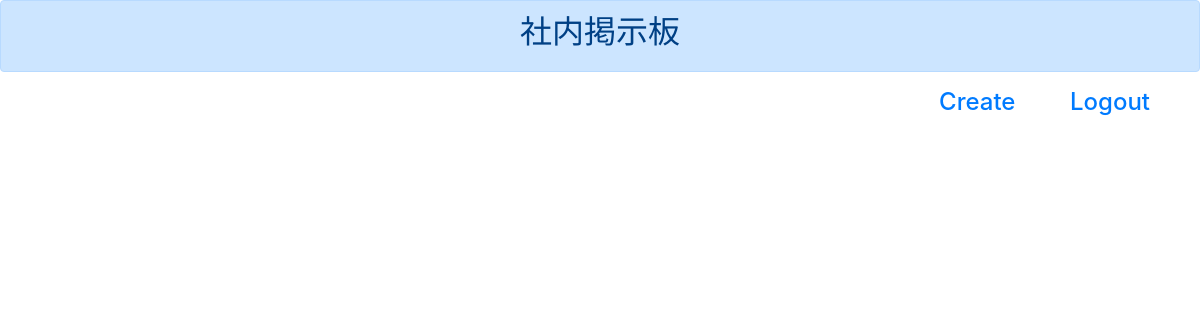
Page /list/ (signed in) on the earlier database version.
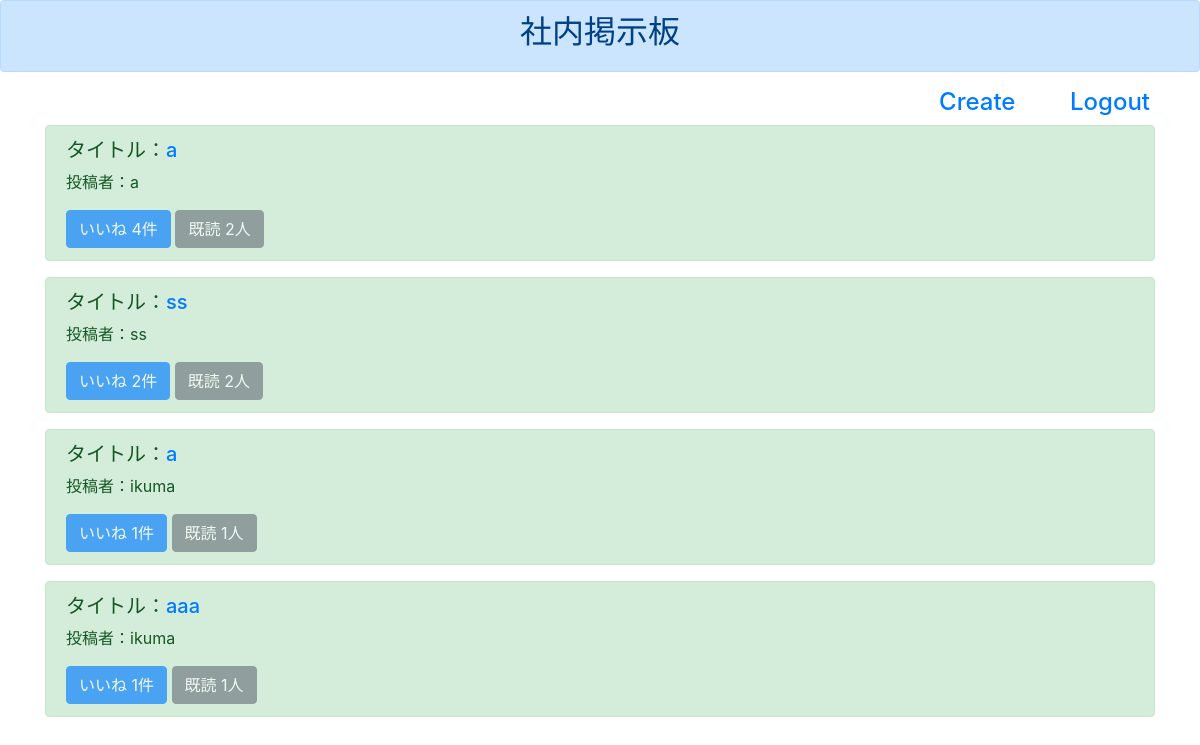
Same page on the later database version.
### boardapp/models.py (models this page shows)
class BoardModel(models.Model):
    title = models.CharField(max_length=100)
    content = models.TextField()
    author = models.CharField(max_length=50)
    snsimage = models.ImageField(upload_to='')
    good = models.IntegerField(null=True, blank=True, default=0)
    read = models.IntegerField(null=True, blank=True, default=0)
    readtext = models.TextField(null=True, blank=True, default='a')

### boardapp/views.py (the view)
# urls.py: path('list/', listfunc, name='list'),
def listfunc(request):
    object_list = BoardModel.objects.all()
    return render(request, 'list.html', {'object_list':object_list})

### templates/list.html
{% extends 'base.html' %}
{% block header%}
<div class="alert alert-primary" role="alert">
  <h2 class="text-center">社内掲示板</h2>
</div>
{% endblock header%}
{% block content%}
<div style="text-align: end;margin: 0px 50px;">
  <h4 style="display: inline-block; margin: 0px 50px;"><a href="{% url 'create' %}">Create</a></h4>
  <h4 style="display: inline-block;"><a href="{% url 'logout' %}">Logout</a></h4>
</div>
{% if user.is_authenticated %}
  <div class="container">
    {% for item in object_list %}
      <div class="alert alert-success" role="alert">
        <h5>タイトル：<a href="{% url 'detail' item.pk %}">{{ item.title }}</a></h5>
        <p>投稿者：{{ item.author }}</p>
        <a href="#" class="btn btn-primary disabled" role="button" aria-pressed="true">いいね {{ item.good }}件</a>
        <a href="#" class="btn btn-secondary disabled" role="button" aria-pressed="true">既読 {{ item.read }}人</a>
      </div>
    {% endfor %}
  </div>
{% else %}
  <h2 class="text-center">ログインもしくは新規登録してご利用ください!</h2>
{% endif %}
{% endblock content%}

### templates/base.html (shortened to what this page needs)
<!doctype html>
<html lang="ja">
  <head>
    <link rel="stylesheet" href="https://stackpath.bootstrapcdn.com/bootstrap/4.5.0/css/bootstrap.min.css">
  </head>
    {% block header%}
    {% endblock header%}
    {% block content%}
    {% endblock content%}
</html>

Differences in the rows shown:
added BoardModel: title "a", author "a", good "4", read "2"
added BoardModel: title "ss", author "ss", good "2", read "2"
added BoardModel: title "a", author "ikuma", good "1", read "1"
added BoardModel: title "aaa", author "ikuma", good "1", read "1"
